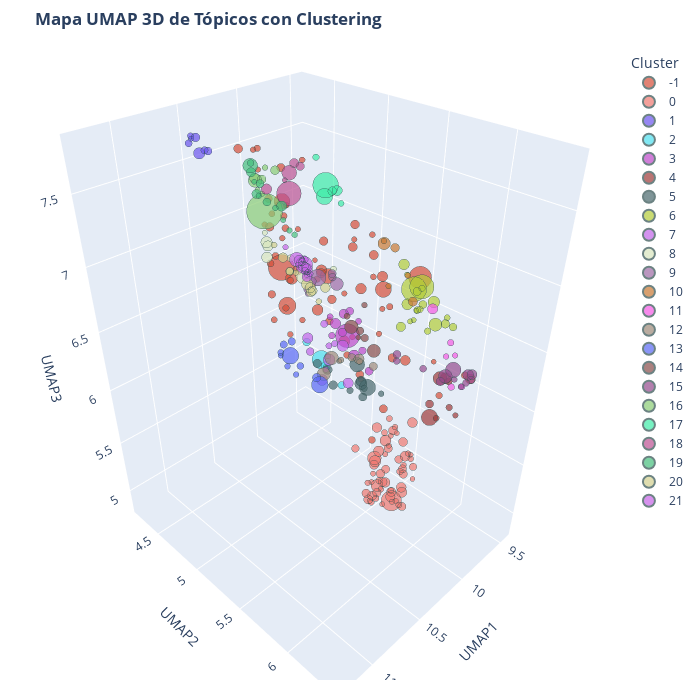

Write notebook code for a chart like this one.
### Code cell
fig_3d, df_umap, embeddings, labels = visualize_topics_umap_clustered_3d(
    topic_model,
    use_ctfidf=False,          # usa embeddings altos
    custom_labels=False,       # muestra las 5 palabras más frecuentes
    umap_high_dim=None,        # se calcula automáticamente al menos 3 dimensiones
    umap_n_neighbors=20,
    umap_metric="cosine",
    hdb_min_cluster_size=5,
    hdb_min_samples=2,
    random_state=42
)

fig_3d.show()

### Figure 1 — Plotly figure (JSON) as saved in the notebook; plotly's stock layout.template omitted (floating-point values rounded to 4 significant figures; data arrays with more than 128 entries replaced by an {"elided": "..."} marker saying what was removed)
{"data": [{"customdata": {"elided": "68x2 mixed values"}, "hovertemplate": "Cluster=-1<br>Size=%{customdata[1]}<br>Words=%{customdata[0]}<extra></extra>", "legendgroup": "-1", "marker": {"color": "#d54e38", "line": {"color": "DarkSlateGrey", "width": 1}, "size": [272, 209, 119, 102, 101, 91, 61, 49, 48, 47, 45, 43, 41, 40, 35, 34, 32, 32, 31, 30, 30, 30, 29, 27, 27, 25, 24, 23, 23, 20, 20, 20, 20, 20, 19, 19, 18, 17, 17, 17, 17, 17, 17, 15, 15, 15, 14, 14, 14, 14, 13, 13, 13, 13, 13, 13, 13, 13, 13, 12, 12, 12, 12, 12, 11, 10, 10, 10], "sizemode": "area", "sizeref": 0.4229, "symbol": "circle"}, "mode": "markers", "name": "-1", "scene": "scene", "showlegend": true, "type": "scatter3d", "x": [10.38, 9.807, 10.97, 10.34, 9.573, 10.06, 10.3, 10.09, 10.63, 10.56, 9.988, 9.533, 10.1, 9.843, 9.761, 9.824, 10.19, 9.897, 10.12, 10.38, 9.683, 10.01, 10.27, 10.04, 10.19, 10.41, 10.43, 10.69, 9.565, 9.935, 9.998, 10.02, 10.84, 10.15, 9.58, 10.07, 10.36, 10.37, 10.17, 10.05, 9.773, 10.81, 9.717, 10.7, 11.13, 10.52, 9.82, 9.556, 10.01, 10.64, 10.06, 9.848, 10.48, 10.99, 10.64, 10.18, 10.62, 10.28, 10.2, 9.992, 9.946, 9.495, 10.5, 10.04, 9.974, 10.25, 10.27, 9.582], "y": [4.99, 5.698, 5.69, 4.966, 5.202, 5.109, 4.994, 5.071, 5.799, 5.508, 5.349, 5.155, 6.352, 5.659, 4.743, 5.308, 4.373, 5.181, 5.395, 5.378, 4.785, 4.468, 5.877, 5.652, 4.8, 5.742, 4.947, 5.238, 4.646, 4.55, 4.603, 6.265, 5.409, 4.669, 4.867, 5.586, 5.111, 5.006, 5.758, 4.408, 5.927, 5.541, 4.656, 5.489, 5.761, 5.078, 5.285, 5.088, 4.811, 5.549, 4.381, 4.417, 5.932, 5.827, 5.344, 5.551, 5.854, 4.94, 4.627, 5.28, 4.695, 5.14, 5.675, 4.394, 4.52, 6.182, 5.103, 4.499], "z": [6.953, 6.928, 7.203, 7.396, 6.546, 6.81, 6.84, 6.849, 6.863, 6.923, 6.778, 6.621, 6.598, 6.268, 6.577, 6.956, 7.549, 6.998, 7.305, 7.276, 6.335, 6.95, 6.603, 5.944, 7.531, 6.482, 7.435, 6.974, 6.023, 6.94, 7.072, 6.543, 7.305, 6.834, 5.8, 5.63, 6.977, 6.641, 6.887, 7.526, 6.065, 7.237, 6.475, 7.228, 7.215, 7.404, 7.098, 6.6, 7.537, 7.145, 7.512, 6.785, 6.904, 7.18, 6.706, 6.225, 6.913, 7.341, 7.079, 7.12, 6.984, 6.32, 7.082, 7.367, 7.128, 6.719, 6.881, 6.531]}, {"customdata": [["koronavirus | virus | vaka | coronavirus | 19", 164], ["fertility | 125742 | m5 | s1 | hcdn", 74], ["children | ninos | covid | dr | vaccine", 58], ["masks | mask | wearing | face | wear", 53], ["player | muere | dies | old | jugador", 48], ["deaths | fallecidos | excess | mortalidad | 2021", 43], ["spike | protein | mrna | proteins | dna", 42], ["doktor | esra | medical | gmc | dr", 39], ["5g | radiacion | oxigeno | antenas | ghz", 39], ["virus | sars | cov | pcr | se", 38], ["insectos | insects | polvo | e120 | productos", 38], ["miocarditis | myocarditis | adolescentes | muere | cardiaco", 37], ["vaccine | er | det | og | vaxxin", 36], ["vacunacion | vacuna | derechos | la | de", 34], ["monkeypox | viruela | mono | pox | smallpox", 34], ["mandate | osha | workers | vaccine | court", 33], ["injection | pfizer | old | year | days", 33], ["mg | vitamin | tea | glutathione | immune", 32], ["deaths | incl | desconocido | casos | disorders", 31], ["oro | metales | cuerpo | pesados | limpiar", 31], ["austria | austrijos | vaccination | nuo | ir", 30], ["muertes | covid | vacuna | despues | 01", 29], ["cancer | cancers | turbo | dna | protein", 28], ["vaccine | passports | pasaporte | passport | digital", 28], ["medicos | remdesivir | ancianos | residencias | por", 27], ["pcr | test | virus | fda | document", 27], ["she | her | my | player | blood", 26], ["ivermectin | ivermectina | covid | fda | ivermectine", 26], ["hospital | dat | serv | het | een", 25], ["mascarilla | uso | mascarillas | centros | decreto", 23], ["grafeno | magnetico | magneticas | 5g | vacunas", 22], ["fauci | lab | rand | wuhan | function", 17], ["muere | cuales | anos | jugador | 19", 16], ["mosquitos | gates | bird | flu | mosquitoes", 16], ["fluoride | water | agua | fluor | fluoruro", 15], ["muere | concierto | anos | dep | cantante", 15], ["muestras | covid | 1500 | virus | cdc", 14], ["trump | vaccine | djt | vaccines | would", 14], ["vaxxed | positive | fully | covid | rep", 14], ["pso | euskadi | se | que | virus", 13], ["unknown | az | medicos | moderna | pfizer", 13], ["australia | disidentes | australianos | completamente | pais", 13], ["shungite | agua | ingredients | ingredientes | water", 13], ["medicina | dr | leao | dente | pico", 13], ["graphene | oxide | vial | vials | doi", 12], ["125742 | m5 | s1 | 01 | pdf", 12], ["pfizer | fda | comirnaty | vaccine | biontech", 12], ["army | mandate | soldiers | corps | troops", 11], ["died | she | brain | cancer | tumor", 11], ["children | vaccination | consent | jcvi | school", 11], ["sandy | her | hook | died | my", 11], ["lesionados | respirar | genocidio | toxicas | muertes", 11], ["dose | covidvaccinevictims | 2021 | died | old", 11], ["masks | kimyasal | oxido | grafeno | chemtrail", 10], ["gates | dowd | vaccine | pandemic | covid", 10], ["patentes | coloides | mylo | grafeno | jis", 10], ["cancer | dna | turbo | celulas | tumor", 10]], "hovertemplate": "Cluster=0<br>Size=%{customdata[1]}<br>Words=%{customdata[0]}<extra></extra>", "legendgroup": "0", "marker": {"color": "#ef7870", "line": {"color": "DarkSlateGrey", "width": 1}, "size": [164, 74, 58, 53, 48, 43, 42, 39, 39, 38, 38, 37, 36, 34, 34, 33, 33, 32, 31, 31, 30, 29, 28, 28, 27, 27, 26, 26, 25, 23, 22, 17, 16, 16, 15, 15, 14, 14, 14, 13, 13, 13, 13, 13, 12, 12, 12, 11, 11, 11, 11, 11, 11, 10, 10, 10, 10], "sizemode": "area", "sizeref": 0.4229, "symbol": "circle"}, "mode": "markers", "name": "0", "scene": "scene", "showlegend": true, "type": "scatter3d", "x": [9.872, 10.16, 10.03, 10.02, 9.671, 9.756, 9.859, 9.898, 9.683, 9.797, 9.799, 9.836, 10.01, 10.23, 9.882, 10.22, 9.853, 9.589, 9.855, 9.661, 10.12, 9.807, 9.686, 10.18, 9.74, 9.834, 9.748, 9.734, 9.778, 10.22, 9.8, 10.03, 10.09, 9.912, 9.612, 9.672, 9.822, 10.33, 9.81, 9.949, 9.882, 10.11, 9.587, 9.695, 9.73, 9.955, 10.04, 10.25, 9.659, 10.13, 9.642, 9.896, 9.688, 9.692, 10.14, 9.776, 9.666], "y": [5.653, 5.688, 5.623, 5.584, 5.394, 5.4, 5.74, 5.77, 5.653, 5.686, 5.402, 5.551, 5.746, 5.748, 5.655, 5.705, 5.44, 5.511, 5.541, 5.456, 5.704, 5.474, 5.611, 5.643, 5.483, 5.736, 5.478, 5.636, 5.625, 5.557, 5.783, 5.83, 5.67, 5.548, 5.374, 5.381, 5.696, 5.824, 5.595, 5.603, 5.752, 5.601, 5.418, 5.679, 5.673, 5.727, 5.828, 5.746, 5.425, 5.656, 5.423, 5.47, 5.416, 5.52, 5.773, 5.732, 5.694], "z": [4.905, 5.571, 5.16, 5.383, 5.259, 5.203, 5.05, 5.475, 5.606, 5.023, 5.477, 5.012, 5.109, 5.282, 5.011, 5.205, 5.143, 5.266, 5.023, 5.396, 5.207, 5.038, 5.045, 5.195, 5.273, 4.872, 5.051, 5.149, 5.271, 5.62, 5.31, 5.443, 5.096, 5.083, 5.444, 5.336, 4.85, 5.337, 4.934, 5.05, 5.362, 5.232, 5.364, 5.258, 5.333, 5.006, 5.149, 5.243, 5.215, 5.292, 5.31, 5.095, 5.135, 5.426, 5.143, 5.386, 5.032]}, {"customdata": [["shanghai | china | chinese | beijing | lockdown", 52], ["taiwan | china | chinese | beijing | philippine", 31], ["xi | jinping | china | putin | chinese", 25], ["balloon | spy | chinese | balloons | military", 21], ["china | chinese | kong | hong | kokang", 20], ["taiwan | pelosi | china | visit | nancy", 16], ["xi | china | chinese | jinping | chine", 11]], "hovertemplate": "Cluster=1<br>Size=%{customdata[1]}<br>Words=%{customdata[0]}<extra></extra>", "legendgroup": "1", "marker": {"color": "#6b55ee", "line": {"color": "DarkSlateGrey", "width": 1}, "size": [52, 31, 25, 21, 20, 16, 11], "sizemode": "area", "sizeref": 0.4229, "symbol": "circle"}, "mode": "markers", "name": "1", "scene": "scene", "showlegend": true, "type": "scatter3d", "x": [10.67, 10.58, 10.6, 10.55, 10.69, 10.63, 10.69], "y": [4.59, 4.45, 4.593, 4.486, 4.528, 4.461, 4.546], "z": [7.694, 7.739, 7.692, 7.657, 7.747, 7.761, 7.777]}, {"customdata": [["climate | co2 | climatico | calentamiento | warming", 136], ["food | kad | ir | gyvuneliu | naminiu", 35], ["farmers | dutch | nitrogen | netherlands | food", 24], ["meat | carne | food | foods | pollo", 21], ["seed | grow | organicos | vegetables | plant", 10]], "hovertemplate": "Cluster=2<br>Size=%{customdata[1]}<br>Words=%{customdata[0]}<extra></extra>", "legendgroup": "2", "marker": {"color": "#4cdfef", "line": {"color": "DarkSlateGrey", "width": 1}, "size": [136, 35, 24, 21, 10], "sizemode": "area", "sizeref": 0.4229, "symbol": "circle"}, "mode": "markers", "name": "2", "scene": "scene", "showlegend": true, "type": "scatter3d", "x": [10.18, 10.08, 10.19, 9.989, 10.08], "y": [5.165, 5.115, 5.029, 5.192, 5.11], "z": [6.199, 6.068, 6.291, 5.881, 6.054]}, {"customdata": [["bank | bankas | tl | tax | milyar", 231], ["inflation | rate | prices | enflasyon | yuzde", 44], ["digital | cash | cbdc | bank | currency", 44], ["tl | ekmek | fiyatlar | gram | liradan", 35], ["dollar | brics | gold | silver | currency", 29], ["ftx | kripto | metric | crypto | gold", 26], ["iphone | tl | 999 | gb | pro", 25], ["bitcoin | crypto | kripto | ist | tether", 22], ["harry | vox | jewish | financiera | jews", 17], ["dolar | tl | gram | altn | bist", 15], ["ihracat | milyar | milyon | dolar | meyve", 15]], "hovertemplate": "Cluster=3<br>Size=%{customdata[1]}<br>Words=%{customdata[0]}<extra></extra>", "legendgroup": "3", "marker": {"color": "#bd48c9", "line": {"color": "DarkSlateGrey", "width": 1}, "size": [231, 44, 44, 35, 29, 26, 25, 22, 17, 15, 15], "sizemode": "area", "sizeref": 0.4229, "symbol": "circle"}, "mode": "markers", "name": "3", "scene": "scene", "showlegend": true, "type": "scatter3d", "x": [9.67, 9.673, 9.758, 9.561, 9.692, 9.782, 9.53, 9.691, 9.827, 9.558, 9.692], "y": [4.945, 4.818, 5.101, 4.8, 4.913, 5.281, 4.836, 5.127, 4.928, 4.959, 4.777], "z": [6.068, 6.124, 6.0, 6.158, 6.094, 5.952, 6.185, 6.022, 6.132, 6.156, 6.177]}, {"customdata": [["ai | robot | artificial | google | robots", 107], ["bir | bu | ve | da | cok", 78], ["you | ir | tu | your | it", 49], ["frequency | energies | universe | hz | energy", 26], ["episode | mente | tu | tarot | curso", 20], ["aprenderas | tu | curso | negocio | clic", 17], ["darpa | adrenochrome | pineal | energys | ad", 15], ["curso | tu | tus | habitos | reiki", 12]], "hovertemplate": "Cluster=4<br>Size=%{customdata[1]}<br>Words=%{customdata[0]}<extra></extra>", "legendgroup": "4", "marker": {"color": "#9e3a39", "line": {"color": "DarkSlateGrey", "width": 1}, "size": [107, 78, 49, 26, 20, 17, 15, 12], "sizemode": "area", "sizeref": 0.4229, "symbol": "circle"}, "mode": "markers", "name": "4", "scene": "scene", "showlegend": true, "type": "scatter3d", "x": [9.858, 9.876, 9.858, 9.74, 9.748, 9.738, 9.856, 9.674], "y": [5.923, 5.986, 6.019, 5.832, 5.974, 5.999, 5.979, 6.018], "z": [5.914, 6.298, 6.307, 5.918, 6.199, 5.978, 5.938, 5.881]}, {"customdata": [["children | sexual | gender | school | ninos", 106], ["white | contact | race | black | whites", 88], ["lgbt | trans | gender | children | transgender", 59], ["mujeres | feminismo | mujer | kadn | women", 40], ["gun | firearms | hunter | biden | judge", 36], ["abortion | roe | ban | wade | abortions", 30], ["desantis | florida | ron | governor | disney", 29], ["women | female | transgender | male | biological", 26], ["transgender | gender | affirming | minors | blockers", 17], ["school | mask | teisiu | padres | tau", 16], ["drag | library | 08 | queen | 2022", 13]], "hovertemplate": "Cluster=5<br>Size=%{customdata[1]}<br>Words=%{customdata[0]}<extra></extra>", "legendgroup": "5", "marker": {"color": "#49696d", "line": {"color": "DarkSlateGrey", "width": 1}, "size": [106, 88, 59, 40, 36, 30, 29, 26, 17, 16, 13], "sizemode": "area", "sizeref": 0.4229, "symbol": "circle"}, "mode": "markers", "name": "5", "scene": "scene", "showlegend": true, "type": "scatter3d", "x": [10.36, 10.52, 10.47, 10.53, 10.8, 10.72, 10.84, 10.48, 10.56, 10.32, 10.37], "y": [5.761, 5.805, 5.798, 5.854, 5.829, 5.805, 5.788, 5.83, 5.793, 5.7, 5.891], "z": [6.359, 6.641, 6.466, 6.547, 6.759, 6.595, 6.803, 6.384, 6.46, 6.297, 6.385]}, {"customdata": [["nastikatube | nastikagroup | europarl | europa | eu", 254], ["put | sveikinimai | trolio | putka | troliu", 236], ["live | pm | pha | youtubetv | tonight", 67], ["fam | buenos | good | yasaktr | your", 53], ["dlive | live | entropy | odysee | patriotic", 48], ["hai | nhi | bhi | ko | gender", 45], ["my | trading | invested | mr | profit", 35], ["bling | lovelevityliberty | buddha | creed | silver", 29], ["beautiful | patriotos | noches | iu | buenas", 27], ["twitch | criterios | canal | mpago | 00h", 25], ["notb | camiseta | beeb | raglan | femenina", 23], ["captkyle | patriots | chat | kelly | kyle", 19], ["dr | 7pm | critically | flccc | tonight", 17], ["nastika | sep | turkbaglant | stampa | sinir", 16], ["avda | troll | sitrep | gracias | stew", 16], ["mandela | tee | unisex | effect | edition", 14], ["min | prego | natalia | meloni | profesor", 13], ["gracias | valoramitrabajo | 6728289 | bizum | gmail", 11], ["hsbc | bancaria | ayudame | cuenta | 6401", 11], ["dr | flccc | join | fisslinger | gut", 10]], "hovertemplate": "Cluster=6<br>Size=%{customdata[1]}<br>Words=%{customdata[0]}<extra></extra>", "legendgroup": "6", "marker": {"color": "#b3cc38", "line": {"color": "DarkSlateGrey", "width": 1}, "size": [254, 236, 67, 53, 48, 45, 35, 29, 27, 25, 23, 19, 17, 16, 16, 14, 13, 11, 11, 10], "sizemode": "area", "sizeref": 0.4229, "symbol": "circle"}, "mode": "markers", "name": "6", "scene": "scene", "showlegend": true, "type": "scatter3d", "x": [9.63, 9.721, 9.866, 9.771, 10.04, 9.793, 9.577, 9.796, 9.919, 9.809, 9.858, 9.952, 9.891, 9.671, 9.847, 9.811, 9.842, 9.623, 9.603, 9.884], "y": [5.522, 5.654, 5.897, 5.8, 5.79, 5.548, 5.393, 5.926, 5.767, 5.742, 6.03, 5.806, 5.859, 5.623, 5.75, 5.946, 5.62, 5.54, 5.495, 5.75], "z": [6.701, 6.809, 6.681, 6.772, 6.863, 6.963, 6.309, 6.668, 6.897, 6.743, 6.718, 6.788, 6.624, 6.763, 6.725, 6.731, 6.931, 6.451, 6.412, 6.732]}, {"customdata": [["schwab | klaus | mundial | world | forum", 55], ["lrs | lt | nos | ich | bus", 51], ["oms | amendments | health | treaty | tratado", 48], ["1871 | mill | columbia | estados | states", 44], ["gates | bill | foundation | microsoft | melinda", 42], ["oms | arrested | executed | georgenews | pm", 24], ["rights | ir | daha | dokunmuyor | bir", 21], ["war | israel | saudi | lie | 000", 16], ["ipetitions | independence | declaration | https | petition", 15], ["rights | derecho | articulo | constitucion | mascaras", 14], ["agenda | 2030 | mundial | la | para", 13]], "hovertemplate": "Cluster=7<br>Size=%{customdata[1]}<br>Words=%{customdata[0]}<extra></extra>", "legendgroup": "7", "marker": {"color": "#c164e9", "line": {"color": "DarkSlateGrey", "width": 1}, "size": [55, 51, 48, 44, 42, 24, 21, 16, 15, 14, 13], "sizemode": "area", "sizeref": 0.4229, "symbol": "circle"}, "mode": "markers", "name": "7", "scene": "scene", "showlegend": true, "type": "scatter3d", "x": [10.51, 10.59, 10.55, 10.76, 10.27, 10.61, 10.71, 10.58, 10.69, 10.69, 10.49], "y": [5.566, 5.755, 5.538, 5.624, 5.509, 5.489, 5.71, 5.676, 5.735, 5.722, 5.515], "z": [6.558, 6.793, 6.404, 6.863, 6.213, 6.629, 6.977, 6.765, 6.829, 6.748, 6.444]}, {"customdata": [["convoy | trudeau | canada | canadian | ottawa", 113], ["hitler | germany | german | adolf | afd", 51], ["francia | france | macron | sam | french", 44], ["france | police | paris | riots | plug", 42], ["playon | protesters | police | protest | die", 21], ["camii | istanbul | nzdsos | cekya | pasa", 14], ["niger | moldova | manifestantes | bulgaria | egypt", 11]], "hovertemplate": "Cluster=8<br>Size=%{customdata[1]}<br>Words=%{customdata[0]}<extra></extra>", "legendgroup": "8", "marker": {"color": "#d8e5bd", "line": {"color": "DarkSlateGrey", "width": 1}, "size": [113, 51, 44, 42, 21, 14, 11], "sizemode": "area", "sizeref": 0.4229, "symbol": "circle"}, "mode": "markers", "name": "8", "scene": "scene", "showlegend": true, "type": "scatter3d", "x": [10.54, 10.48, 10.57, 10.52, 10.5, 10.42, 10.52], "y": [5.373, 4.962, 5.072, 5.019, 5.213, 5.508, 5.0], "z": [7.101, 7.158, 7.125, 7.165, 7.144, 7.151, 7.251]}, {"customdata": [["bolsonaro | brazil | lula | brazilian | venezuela", 113], ["00 | plaza | hs | madrid | manifestacion", 66], ["patrioticalternative | pa | leaflets | org | activists", 26], ["1pm | freedom | rally | london | wide", 23], ["parlamentodegalicia | espanol | french | ley | constitucion", 21], ["milei | argentina | argentine | javier | miley", 21], ["vox | voto | constitucion | sanchez | pp", 13]], "hovertemplate": "Cluster=9<br>Size=%{customdata[1]}<br>Words=%{customdata[0]}<extra></extra>", "legendgroup": "9", "marker": {"color": "#9d6aa4", "line": {"color": "DarkSlateGrey", "width": 1}, "size": [113, 66, 26, 23, 21, 21, 13], "sizemode": "area", "sizeref": 0.4229, "symbol": "circle"}, "mode": "markers", "name": "9", "scene": "scene", "showlegend": true, "type": "scatter3d", "x": [10.6, 10.4, 10.34, 10.36, 10.55, 10.68, 10.71], "y": [5.543, 5.517, 5.419, 5.44, 5.411, 5.585, 5.581], "z": [7.174, 7.044, 7.056, 7.046, 7.024, 7.197, 7.127]}, {"customdata": [["pope | papa | francis | vatican | vaticano", 61], ["satanic | numero | disney | halloween | demonio", 33], ["allah | ve | unclean | eyle | cuma", 30], ["satanic | temple | statue | abramovic | marina", 14], ["tarih | universitesi | olacak | bir | sempatizanlar", 13], ["church | topic | shrine | period | shriners", 13]], "hovertemplate": "Cluster=10<br>Size=%{customdata[1]}<br>Words=%{customdata[0]}<extra></extra>", "legendgroup": "10", "marker": {"color": "#c87933", "line": {"color": "DarkSlateGrey", "width": 1}, "size": [61, 33, 30, 14, 13, 13], "sizemode": "area", "sizeref": 0.4229, "symbol": "circle"}, "mode": "markers", "name": "10", "scene": "scene", "showlegend": true, "type": "scatter3d", "x": [9.935, 9.896, 9.849, 9.851, 10.04, 9.867], "y": [5.486, 5.723, 5.509, 5.633, 5.627, 5.428], "z": [7.143, 6.794, 7.09, 6.934, 6.927, 7.116]}, {"customdata": [["505 | muduru | daire | egitim | milli", 42], ["jie | und | die | sie | djokovic", 18], ["unutmaz | arsiv | twitter | c3p0 | kalkmamak", 17], ["di | zombis | agua | che | zombi", 15], ["cakotin | hayranlk | dinsel | bir | etkisi", 13], ["cok | benim | ameliyat | hunel | unlu", 12]], "hovertemplate": "Cluster=11<br>Size=%{customdata[1]}<br>Words=%{customdata[0]}<extra></extra>", "legendgroup": "11", "marker": {"color": "#f45ae4", "line": {"color": "DarkSlateGrey", "width": 1}, "size": [42, 18, 17, 15, 13, 12], "sizemode": "area", "sizeref": 0.4229, "symbol": "circle"}, "mode": "markers", "name": "11", "scene": "scene", "showlegend": true, "type": "scatter3d", "x": [9.782, 10.04, 9.845, 10.01, 9.958, 9.919], "y": [5.805, 6.188, 6.017, 6.25, 6.069, 6.11], "z": [6.725, 6.421, 6.585, 6.441, 6.558, 6.566]}, {"customdata": [["biden | joe | president | he | his", 73], ["trump | case | judge | court | president", 70], ["fbi | wray | whistleblowers | director | fired", 42], ["hunter | laptop | biden | polo | marco", 27], ["hunter | biden | joe | archer | business", 25], ["cuomo | governor | nursing | cnn | andrew", 14], ["lago | trump | affidavit | mar | raid", 14], ["biden | archives | emails | classified | joe", 10]], "hovertemplate": "Cluster=12<br>Size=%{customdata[1]}<br>Words=%{customdata[0]}<extra></extra>", "legendgroup": "12", "marker": {"color": "#9e8979", "line": {"color": "DarkSlateGrey", "width": 1}, "size": [73, 70, 42, 27, 25, 14, 14, 10], "sizemode": "area", "sizeref": 0.4229, "symbol": "circle"}, "mode": "markers", "name": "12", "scene": "scene", "showlegend": true, "type": "scatter3d", "x": [10.96, 10.99, 10.71, 10.68, 10.81, 10.77, 10.83, 10.91], "y": [6.015, 5.981, 5.988, 6.073, 6.023, 6.049, 5.959, 6.026], "z": [7.012, 6.901, 6.867, 6.844, 6.943, 6.908, 6.903, 6.971]}, {"customdata": [["election | ballots | county | ballot | voting", 113], ["trump | donald | president | he | him", 112], ["trump | president | rally | donald | iowa", 29], ["speaker | jordan | mccarthy | gaetz | cong", 22], ["dra | dr | aec | vox | steegman", 21], ["impeachment | president | trump | house | rep", 19], ["mccarthy | debt | ceiling | spending | house", 15], ["2023 | trump | election | truth | ballots", 13], ["trump | poll | desantis | haley | florida", 13], ["votos | boletas | votantes | election | nevada", 10]], "hovertemplate": "Cluster=13<br>Size=%{customdata[1]}<br>Words=%{customdata[0]}<extra></extra>", "legendgroup": "13", "marker": {"color": "#5969f5", "line": {"color": "DarkSlateGrey", "width": 1}, "size": [113, 112, 29, 22, 21, 19, 15, 13, 13, 10], "sizemode": "area", "sizeref": 0.4229, "symbol": "circle"}, "mode": "markers", "name": "13", "scene": "scene", "showlegend": true, "type": "scatter3d", "x": [11.2, 11.09, 11.1, 11.17, 11.19, 11.17, 11.23, 11.24, 11.27, 11.28], "y": [5.951, 6.056, 6.041, 5.931, 5.895, 5.997, 5.909, 6.031, 6.008, 5.965], "z": [7.111, 6.924, 6.967, 7.174, 7.15, 7.056, 7.123, 7.051, 7.109, 7.156]}, {"customdata": [["hapis | sucundan | yl | she | prision", 74], ["epstein | maxwell | jeffrey | ghislaine | sex", 69], ["sexual | abuse | rape | charged | child", 24], ["arrested | executed | assange | julian | extradition", 23], ["trafficking | operation | arrested | sting | child", 15], ["semiramis | nimrod | sahslardan | kartallarmz | hudut", 13], ["chauvin | floyd | minneapolis | kana | lennon", 11]], "hovertemplate": "Cluster=14<br>Size=%{customdata[1]}<br>Words=%{customdata[0]}<extra></extra>", "legendgroup": "14", "marker": {"color": "#884c49", "line": {"color": "DarkSlateGrey", "width": 1}, "size": [74, 69, 24, 23, 15, 13, 11], "sizemode": "area", "sizeref": 0.4229, "symbol": "circle"}, "mode": "markers", "name": "14", "scene": "scene", "showlegend": true, "type": "scatter3d", "x": [10.44, 10.49, 10.33, 10.45, 10.24, 10.11, 10.5], "y": [5.676, 5.912, 5.652, 5.8, 5.459, 5.492, 5.798], "z": [6.821, 6.783, 6.73, 6.801, 6.717, 6.76, 6.83]}, {"customdata": [["twitter | musk | elon | speech | accounts", 96], ["mill | media | news | medios | noticias", 75], ["telegram | spam | messages | channel | admins", 47], ["telegram | app | whatsapp | google | users", 39], ["tucker | carlson | fox | news | cnn", 28], ["jfk | kennedy | cia | oswald | assassination", 25], ["facebook | zuckerberg | lifelog | religiosos | users", 21], ["amazon | downdetector | libros | outage | compra", 19], ["he | kanye | him | his | phil", 19], ["pelosi | nancy | depape | paul | phil", 18], ["whatsapp | telegram | movil | optimus | android", 14], ["tv | kanal | ostendorf | licence | hannes", 13]], "hovertemplate": "Cluster=15<br>Size=%{customdata[1]}<br>Words=%{customdata[0]}<extra></extra>", "legendgroup": "15", "marker": {"color": "#934a8d", "line": {"color": "DarkSlateGrey", "width": 1}, "size": [96, 75, 47, 39, 28, 25, 21, 19, 19, 18, 14, 13], "sizemode": "area", "sizeref": 0.4229, "symbol": "circle"}, "mode": "markers", "name": "15", "scene": "scene", "showlegend": true, "type": "scatter3d", "x": [10.2, 10.27, 10.08, 10.08, 10.39, 10.44, 10.15, 10.21, 10.38, 10.56, 10.12, 10.26], "y": [6.288, 6.283, 6.325, 6.349, 6.334, 6.043, 6.388, 6.396, 6.202, 6.141, 6.311, 6.346], "z": [6.686, 6.671, 6.609, 6.622, 6.724, 6.793, 6.635, 6.652, 6.743, 6.854, 6.531, 6.677]}, {"customdata": [["ukraine | putin | russia | rusya | nato", 518], ["forces | armees | ukrainiennes | les | des", 74], ["region | des | ont | village | ete", 41], ["azerbaycan | ermenistan | armenia | karabakh | azerbaijan", 32], ["turk | teror | turkiye | ypg | ve", 31], ["vuruyor | pkk | topcu | mevzilerini | ypg", 13], ["ukrayna | rusya | nn | rus | ve", 12], ["ukrainian | dachau | armored | russian | campos", 11]], "hovertemplate": "Cluster=16<br>Size=%{customdata[1]}<br>Words=%{customdata[0]}<extra></extra>", "legendgroup": "16", "marker": {"color": "#8acc75", "line": {"color": "DarkSlateGrey", "width": 1}, "size": [518, 74, 41, 32, 31, 13, 12, 11], "sizemode": "area", "sizeref": 0.4229, "symbol": "circle"}, "mode": "markers", "name": "16", "scene": "scene", "showlegend": true, "type": "scatter3d", "x": [10.28, 10.16, 10.14, 10.21, 10.14, 10.1, 10.18, 10.19], "y": [4.726, 4.5, 4.479, 4.625, 4.683, 4.545, 4.598, 4.562], "z": [7.238, 7.352, 7.359, 7.407, 7.468, 7.439, 7.292, 7.31]}, {"customdata": [["israel | gaza | israeli | hamas | netanyahu", 263], ["jews | jewish | israel | jew | talmud", 107], ["musulmanes | islam | israil | viven | mehdi", 41], ["khan | pakistan | imran | pakistani | islamabad", 30], ["salman | saudi | prince | mohammed | arabia", 17], ["israel | hamas | isis | begum | shamima", 14]], "hovertemplate": "Cluster=17<br>Size=%{customdata[1]}<br>Words=%{customdata[0]}<extra></extra>", "legendgroup": "17", "marker": {"color": "#3deca7", "line": {"color": "DarkSlateGrey", "width": 1}, "size": [263, 107, 41, 30, 17, 14], "sizemode": "area", "sizeref": 0.4229, "symbol": "circle"}, "mode": "markers", "name": "17", "scene": "scene", "showlegend": true, "type": "scatter3d", "x": [9.971, 10.07, 9.945, 9.922, 9.992, 9.961], "y": [4.99, 5.079, 5.073, 5.006, 4.925, 5.126], "z": [7.406, 7.382, 7.384, 7.354, 7.581, 7.316]}, {"customdata": [["pkk | terorist | etkisiz | hale | teror", 241], ["taliban | afganistan | afghanistan | kabul | afghan", 88], ["military | national | akar | orgeneral | flynn", 44], ["libya | trablus | sudan | basaga | ve", 34], ["iran | musulmanes | irak | viven | destekli", 28], ["idlib | rejim | noktas | muhalif | gruplar", 10]], "hovertemplate": "Cluster=18<br>Size=%{customdata[1]}<br>Words=%{customdata[0]}<extra></extra>", "legendgroup": "18", "marker": {"color": "#bb5192", "line": {"color": "DarkSlateGrey", "width": 1}, "size": [241, 88, 44, 34, 28, 10], "sizemode": "area", "sizeref": 0.4229, "symbol": "circle"}, "mode": "markers", "name": "18", "scene": "scene", "showlegend": true, "type": "scatter3d", "x": [9.942, 10.01, 10.09, 10.02, 9.973, 9.989], "y": [4.601, 4.684, 4.539, 4.748, 4.755, 4.616], "z": [7.225, 7.417, 7.282, 7.503, 7.471, 7.339]}, {"customdata": [["des | aircraft | les | dans | air", 87], ["israil | ve | bir | gazze | da", 42], ["airlines | pilot | flight | pilots | pilotos", 34], ["uzay | moon | nasa | space | gezeravc", 33], ["nukleer | iran | nuclear | uranium | icebreaker", 25], ["cin | kore | abd | savas | ve", 25], ["jet | pilot | crashed | ucak | aircraft", 18], ["whale | shark | beach | humpback | ashore", 13], ["ship | evergreen | port | ships | die", 13], ["starlink | musk | elon | spacex | space", 13], ["tunnel | tunel | kilometros | mont | blanc", 12], ["drones | drone | fpv | qqq | reina", 11], ["wtc | towers | demolition | building | collapse", 11]], "hovertemplate": "Cluster=19<br>Size=%{customdata[1]}<br>Words=%{customdata[0]}<extra></extra>", "legendgroup": "19", "marker": {"color": "#46bf7d", "line": {"color": "DarkSlateGrey", "width": 1}, "size": [87, 42, 34, 33, 25, 25, 18, 13, 13, 13, 12, 11, 11], "sizemode": "area", "sizeref": 0.4229, "symbol": "circle"}, "mode": "markers", "name": "19", "scene": "scene", "showlegend": true, "type": "scatter3d", "x": [10.05, 9.808, 10.0, 10.13, 9.899, 9.943, 9.967, 9.679, 9.757, 10.17, 9.706, 10.1, 9.757], "y": [4.323, 4.374, 4.273, 4.479, 4.315, 4.298, 4.234, 4.373, 4.246, 4.546, 4.345, 4.421, 4.332], "z": [7.38, 7.019, 7.306, 7.241, 7.061, 7.211, 7.355, 6.742, 6.948, 7.258, 6.777, 7.303, 6.877]}, {"customdata": [["kurus | zam | motorine | benzine | gecerli", 52], ["electric | tax | coche | electrico | battery", 42], ["gas | gazprom | lng | eu | russian", 36], ["00 | sokaga | ckma | hafta | kstlamas", 36], ["presa | agua | 22 | yuzde | baraj", 33], ["elektrik | elektros | zam | mw | elektrine", 33], ["oil | prices | barrels | production | barrel", 24], ["gaz | dogal | karadeniz | donmez | enerji", 23], ["sanctions | russie | eu | russian | le", 14], ["bin | housing | konut | immigration | propiedad", 13], ["oil | crude | russian | tanks | russia", 11]], "hovertemplate": "Cluster=20<br>Size=%{customdata[1]}<br>Words=%{customdata[0]}<extra></extra>", "legendgroup": "20", "marker": {"color": "#d2d08e", "line": {"color": "DarkSlateGrey", "width": 1}, "size": [52, 42, 36, 36, 33, 33, 24, 23, 14, 13, 11], "sizemode": "area", "sizeref": 0.4229, "symbol": "circle"}, "mode": "markers", "name": "20", "scene": "scene", "showlegend": true, "type": "scatter3d", "x": [9.686, 9.635, 9.924, 9.593, 9.575, 9.623, 9.813, 9.769, 10.05, 9.57, 9.85], "y": [4.514, 4.496, 4.502, 4.625, 4.441, 4.511, 4.454, 4.401, 4.552, 4.529, 4.56], "z": [6.363, 6.304, 6.68, 6.339, 6.217, 6.276, 6.504, 6.467, 6.846, 6.162, 6.546]}, {"customdata": [["fire | yangn | orman | 22 | destroyed", 115], ["bulutlu | parcal | yer | kuvvetli | yagsl", 81], ["earthquake | magnitude | deprem | buyuklugunde | tsunami", 47], ["kisi | kazada | yaraland | otomobil | kaza", 44], ["train | derailment | ohio | derailed | hazardous", 41], ["flooding | rain | floods | heavy | rainfall", 38], ["maui | lahaina | hawaii | fire | fires", 32], ["kahramanmaras | deprem | merkezli | bin | hasarl", 23], ["deprem | fay | gorur | naci | prof", 21], ["volcano | eruption | ash | volcanic | lava", 21], ["trafige | caddesi | inches | snowfall | snow", 15], ["kira | konut | bin | milyon | kentsel", 12], ["ecuador | rain | emergency | desantis | border", 12], ["solar | cme | flare | sun | earth", 12], ["tornado | issued | cdt | parts | storms", 12], ["isci | ekipleri | patlama | meydana | titanic", 11]], "hovertemplate": "Cluster=21<br>Size=%{customdata[1]}<br>Words=%{customdata[0]}<extra></extra>", "legendgroup": "21", "marker": {"color": "#c563e6", "line": {"color": "DarkSlateGrey", "width": 1}, "size": [115, 81, 47, 44, 41, 38, 32, 23, 21, 21, 15, 12, 12, 12, 12, 11], "sizemode": "area", "sizeref": 0.4229, "symbol": "circle"}, "mode": "markers", "name": "21", "scene": "scene", "showlegend": true, "type": "scatter3d", "x": [9.471, 9.691, 9.617, 9.609, 9.563, 9.547, 9.471, 9.616, 9.66, 9.554, 9.598, 9.589, 9.439, 9.79, 9.702, 9.559], "y": [4.256, 4.402, 4.356, 4.437, 4.344, 4.368, 4.275, 4.418, 4.461, 4.32, 4.458, 4.414, 4.266, 4.387, 4.433, 4.33], "z": [6.359, 6.543, 6.489, 6.44, 6.413, 6.32, 6.345, 6.416, 6.553, 6.44, 6.399, 6.373, 6.281, 6.679, 6.511, 6.466]}], "layout": {"height": 700, "legend": {"itemsizing": "constant", "title": {"text": "Cluster"}, "tracegroupgap": 0}, "margin": {"b": 20, "l": 20, "r": 20, "t": 50}, "scene": {"domain": {"x": [0, 1], "y": [0, 1]}, "xaxis": {"title": {"text": "UMAP1"}}, "yaxis": {"title": {"text": "UMAP2"}}, "zaxis": {"title": {"text": "UMAP3"}}}, "title": {"text": "<b>Mapa UMAP 3D de Tópicos con Clustering</b>"}, "width": 700}}
